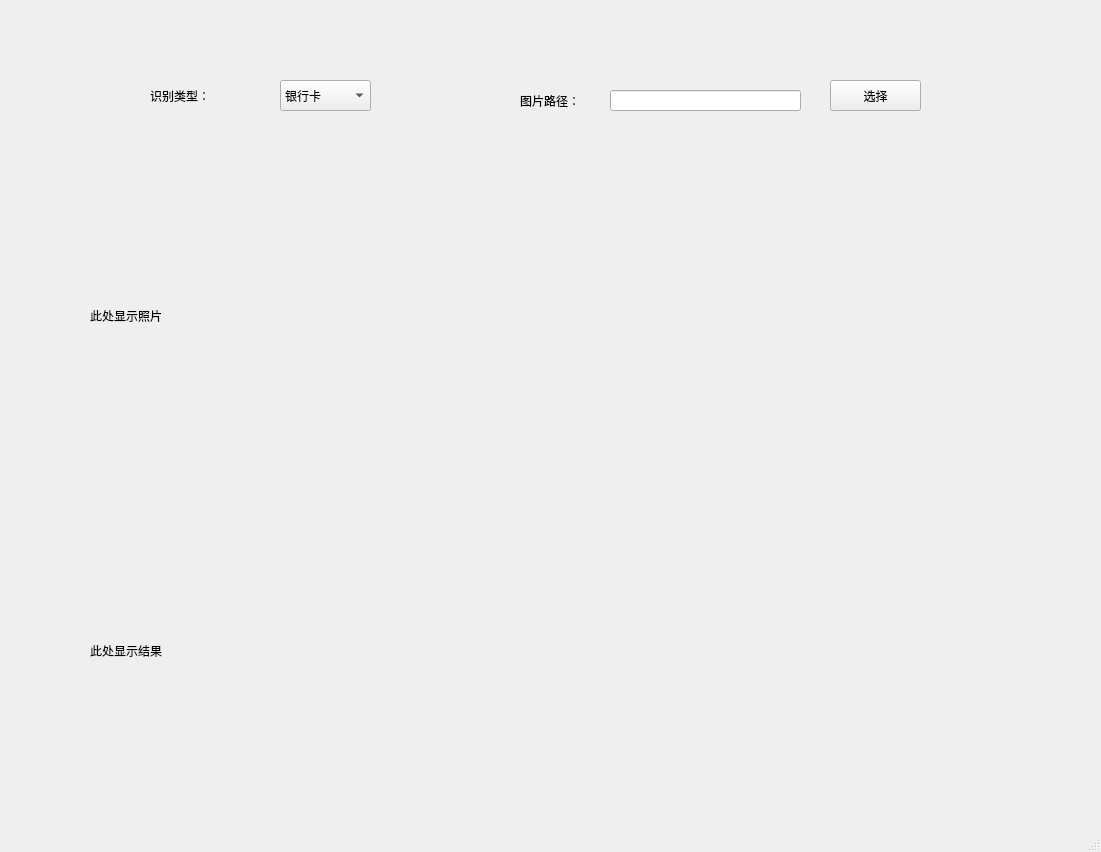
<?xml version="1.0" encoding="UTF-8"?>
<ui version="4.0">
 <class>MainWindow</class>
 <widget class="QMainWindow" name="MainWindow">
  <property name="geometry">
   <rect>
    <x>0</x>
    <y>0</y>
    <width>1101</width>
    <height>852</height>
   </rect>
  </property>
  <property name="windowTitle">
   <string>MainWindow</string>
  </property>
  <widget class="QWidget" name="centralwidget">
   <widget class="QLabel" name="label">
    <property name="geometry">
     <rect>
      <x>150</x>
      <y>40</y>
      <width>241</width>
      <height>111</height>
     </rect>
    </property>
    <property name="text">
     <string>识别类型：</string>
    </property>
   </widget>
   <widget class="QComboBox" name="comboBox">
    <property name="geometry">
     <rect>
      <x>280</x>
      <y>80</y>
      <width>91</width>
      <height>31</height>
     </rect>
    </property>
    <item>
     <property name="text">
      <string>银行卡</string>
     </property>
    </item>
   </widget>
   <widget class="QLineEdit" name="lineEdit">
    <property name="geometry">
     <rect>
      <x>610</x>
      <y>90</y>
      <width>191</width>
      <height>21</height>
     </rect>
    </property>
   </widget>
   <widget class="QLabel" name="label_2">
    <property name="geometry">
     <rect>
      <x>520</x>
      <y>20</y>
      <width>491</width>
      <height>161</height>
     </rect>
    </property>
    <property name="text">
     <string>图片路径：</string>
    </property>
   </widget>
   <widget class="QPushButton" name="pushButton">
    <property name="geometry">
     <rect>
      <x>830</x>
      <y>80</y>
      <width>91</width>
      <height>31</height>
     </rect>
    </property>
    <property name="text">
     <string>选择</string>
    </property>
   </widget>
   <widget class="QLabel" name="label_3">
    <property name="geometry">
     <rect>
      <x>90</x>
      <y>170</y>
      <width>941</width>
      <height>291</height>
     </rect>
    </property>
    <property name="text">
     <string>此处显示照片</string>
    </property>
   </widget>
   <widget class="QLabel" name="label_4">
    <property name="geometry">
     <rect>
      <x>90</x>
      <y>520</y>
      <width>991</width>
      <height>261</height>
     </rect>
    </property>
    <property name="text">
     <string>此处显示结果</string>
    </property>
   </widget>
  </widget>
  <widget class="QMenuBar" name="menubar">
   <property name="geometry">
    <rect>
     <x>0</x>
     <y>0</y>
     <width>1101</width>
     <height>26</height>
    </rect>
   </property>
  </widget>
  <widget class="QStatusBar" name="statusbar"/>
 </widget>
 <resources/>
 <connections/>
</ui>
